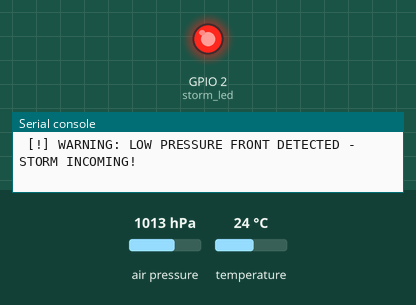
This program was run on a simulated ESP32 board running MicroPython. On the bench: output pins drawn as LEDs (lit = HIGH), the last lines printed to the serial console. Wiring (from the project's diagram.json): red LED on GPIO 2. The inputs (shaded band) are chosen by the test bench; at power-on: air pressure 1013 hPa, temperature 24 °C. Library files of the repository ran but are not shown: bmp180.py.

Above: at 1.2 s.
1.3 s: air pressure set to 1041 hPa
3.2 s: air pressure set to 1044 hPa
At 4.9 s:
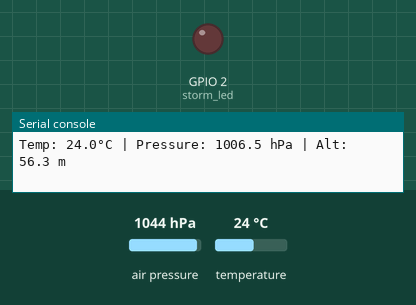
5.6 s: air pressure set to 952 hPa
At 6.5 s:
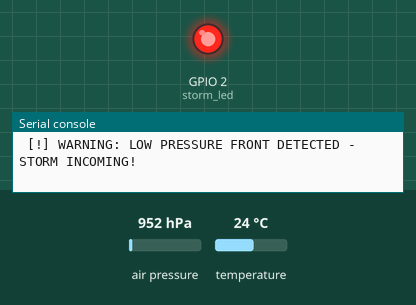
7.6 s: air pressure set to 1048 hPa
At 9.3 s:
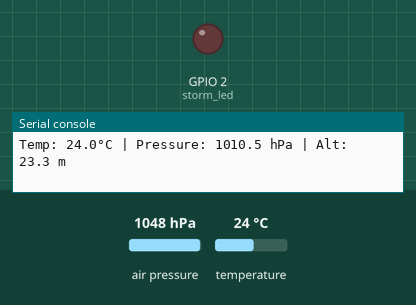
Timing chart, 0 to 10.6 s (numbered marks = the images above; inputs shaded):
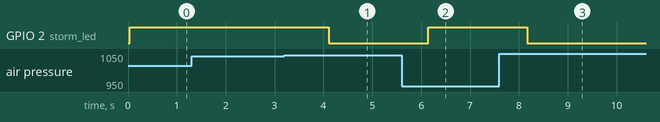

The program:

main.py
```python
from machine import Pin, I2C
import bmp180
import time

# SETUP I2C BUS & SENSOR (ESP32-S3 uses SCL=9, SDA=8)
i2c_bus = I2C(0, scl=Pin(9), sda=Pin(8))
weather_sensor = bmp180.BMP180(i2c_bus)

# SETUP STORM WARNING LED
storm_led = Pin(2, Pin.OUT)

print("ATMOSPHERIC SENSOR SUITE ONLINE")
print("Calibrating baseline barometer readings...")

# Baseline sea-level pressure in hectopascals (hPa)
SEA_LEVEL_PRESSURE = 1013.25

while True:
    # Read raw data from the chip
    temp_c = weather_sensor.temperature
    # BMP180 reports pressure in Pascals (Pa), divide by 100 for standard hPa / mbar
    pressure_hpa = weather_sensor.pressure / 100

    # Calculate approximate altitude in meters using standard atmospheric formula
    #altitude_m = 44330 * (1 - (pressure_hpa / SEA_LEVEL_PRESSURE) ** (1 / 5.255))
    altitude_m = weather_sensor.altitude

    # PRINT FORMATTED TELEMETRY TO THE SERIAL MONITOR
    print(f"Temp: {temp_c:.1f}°C | Pressure: {pressure_hpa:.1f} hPa | Alt: {altitude_m:.1f} m")

    # THE REAL-WORLD REFLEX: LOW PRESSURE STORM WARNING
    # If atmospheric pressure drops below 1005 hPa, a storm front is approaching!
    if pressure_hpa < 1005.0:
        print(" [!] WARNING: LOW PRESSURE FRONT DETECTED - STORM INCOMING!")
        storm_led.value(1) # Ignite the Red Storm Alert Lamp
    else:
        storm_led.value(0) # Clear skies / Normal pressure

    time.sleep(2)

####

# Dedicated to God the Father
# All Rights Reserved Christopher Andrew Topalian Copyright 2000-2026
# https://github.com/ChristopherAndrewTopalian
# https://github.com/ChristopherTopalian
# https://sites.google.com/view/CollegeOfScripting
```

Measured:
- the behaviour switches between 1042 and 1043 hPa on air pressure (found by bisection; images 0 and 1)
- after the input at 3.2 s, GPIO 2 (storm_led): HIGH → LOW after 0.91 s
- after the input at 5.6 s, GPIO 2 (storm_led): LOW → HIGH after 0.54 s
- after the input at 7.6 s, GPIO 2 (storm_led): HIGH → LOW after 0.57 s
